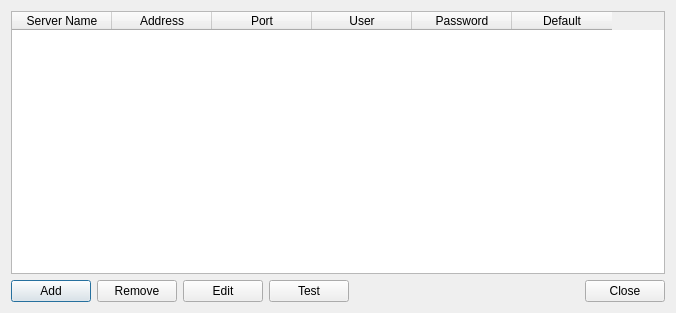
<?xml version="1.0" encoding="UTF-8"?>
<ui version="4.0">
 <class>Dialog</class>
 <widget class="QDialog" name="Dialog">
  <property name="windowModality">
   <enum>Qt::WindowModal</enum>
  </property>
  <property name="geometry">
   <rect>
    <x>0</x>
    <y>0</y>
    <width>676</width>
    <height>313</height>
   </rect>
  </property>
  <property name="windowTitle">
   <string>Configure Servers</string>
  </property>
  <layout class="QGridLayout" name="gridLayout">
   <item row="0" column="0">
    <layout class="QVBoxLayout" name="verticalLayout">
     <item>
      <widget class="QTableWidget" name="tableWidget">
       <property name="editTriggers">
        <set>QAbstractItemView::NoEditTriggers</set>
       </property>
       <property name="selectionMode">
        <enum>QAbstractItemView::SingleSelection</enum>
       </property>
       <property name="selectionBehavior">
        <enum>QAbstractItemView::SelectRows</enum>
       </property>
       <attribute name="horizontalHeaderCascadingSectionResizes">
        <bool>false</bool>
       </attribute>
       <attribute name="horizontalHeaderHighlightSections">
        <bool>false</bool>
       </attribute>
       <attribute name="verticalHeaderVisible">
        <bool>false</bool>
       </attribute>
       <column>
        <property name="text">
         <string>Server Name</string>
        </property>
       </column>
       <column>
        <property name="text">
         <string>Address</string>
        </property>
       </column>
       <column>
        <property name="text">
         <string>Port</string>
        </property>
       </column>
       <column>
        <property name="text">
         <string>User</string>
        </property>
       </column>
       <column>
        <property name="text">
         <string>Password</string>
        </property>
       </column>
       <column>
        <property name="text">
         <string>Default</string>
        </property>
       </column>
      </widget>
     </item>
     <item>
      <layout class="QHBoxLayout" name="horizontalLayout">
       <item>
        <widget class="QPushButton" name="addButton">
         <property name="text">
          <string>Add</string>
         </property>
        </widget>
       </item>
       <item>
        <widget class="QPushButton" name="removeButton">
         <property name="text">
          <string>Remove</string>
         </property>
        </widget>
       </item>
       <item>
        <widget class="QPushButton" name="editButton">
         <property name="text">
          <string>Edit</string>
         </property>
        </widget>
       </item>
       <item>
        <widget class="QPushButton" name="testButton">
         <property name="text">
          <string>Test</string>
         </property>
        </widget>
       </item>
       <item>
        <spacer name="horizontalSpacer">
         <property name="orientation">
          <enum>Qt::Horizontal</enum>
         </property>
         <property name="sizeHint" stdset="0">
          <size>
           <width>58</width>
           <height>20</height>
          </size>
         </property>
        </spacer>
       </item>
       <item>
        <widget class="QPushButton" name="closeButton">
         <property name="text">
          <string>Close</string>
         </property>
        </widget>
       </item>
      </layout>
     </item>
    </layout>
   </item>
  </layout>
 </widget>
 <resources/>
 <connections/>
</ui>
